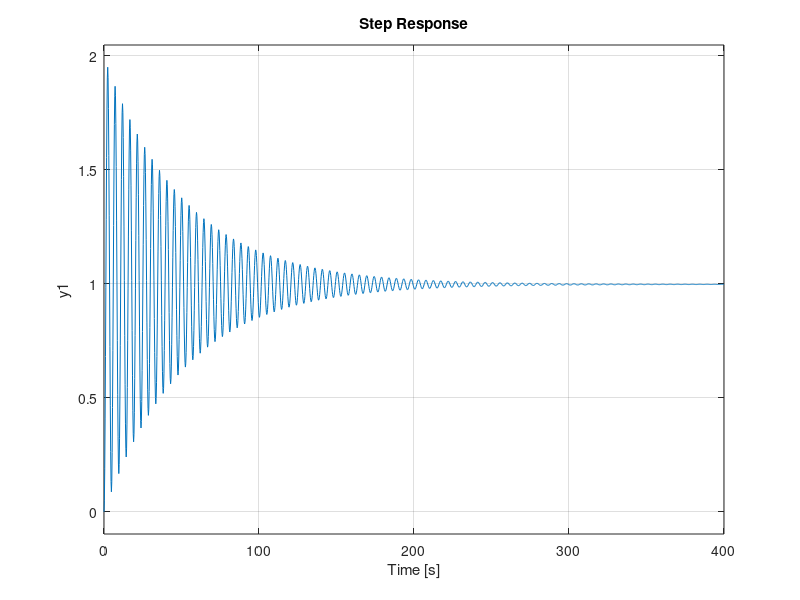

This chart was generated by the following MATLAB code: (Note: this script raises an error after producing the figure.)
%%Natural Frequency, rise time of 20s
w_n = .157 / 2.389;
%%Damping Ratio, where a lot of the confusion comes from
zeta = .14649 * 2;
%%The target value, in our case the target flight height.
k = 400;
%%Numerator from 2nd order systems
Num = k*(w_n)^2;
%%Denominator from 2nd order systems
Den = [1 (2 * zeta * w_n) (w_n)^2];
%%Transfer function of the plant
G_s = tf(Num, Den);

%%Step Response (Not useful now).
%%step(myfunct);
 
%%PID implementation
Kp = 1;
Ki = 0;
Kd = 0;
C = pid(Kp,Ki,Kd);

%%closed loop system implementation
sys = C*G_s;
sys2 = feedback(sys, 1);

figure(2)
step(sys2)
sisotool(sys2)

